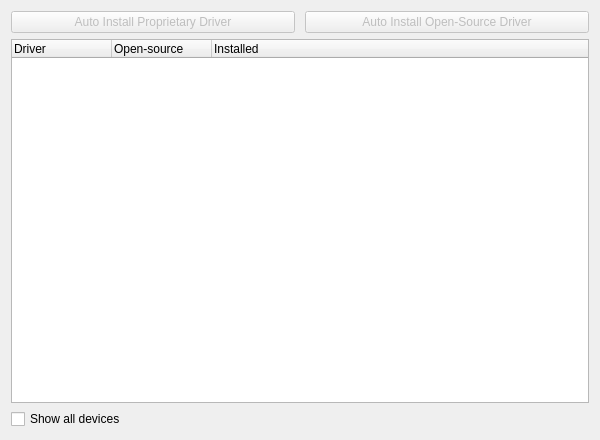
<?xml version="1.0" encoding="UTF-8"?>
<ui version="4.0">
 <class>PageMhwd</class>
 <widget class="QWidget" name="PageMhwd">
  <property name="geometry">
   <rect>
    <x>0</x>
    <y>0</y>
    <width>600</width>
    <height>440</height>
   </rect>
  </property>
  <property name="windowTitle">
   <string notr="true"/>
  </property>
  <layout class="QVBoxLayout" name="verticalLayout_3">
   <property name="leftMargin">
    <number>11</number>
   </property>
   <property name="topMargin">
    <number>11</number>
   </property>
   <property name="rightMargin">
    <number>11</number>
   </property>
   <property name="bottomMargin">
    <number>11</number>
   </property>
   <item>
    <layout class="QHBoxLayout" name="horizontalLayout" stretch="0,0">
     <property name="spacing">
      <number>10</number>
     </property>
     <item>
      <widget class="QPushButton" name="buttonInstallNonFree">
       <property name="enabled">
        <bool>false</bool>
       </property>
       <property name="text">
        <string>Auto Install Proprietary Driver</string>
       </property>
      </widget>
     </item>
     <item>
      <widget class="QPushButton" name="buttonInstallFree">
       <property name="enabled">
        <bool>false</bool>
       </property>
       <property name="text">
        <string>Auto Install Open-Source Driver</string>
       </property>
      </widget>
     </item>
    </layout>
   </item>
   <item>
    <layout class="QVBoxLayout" name="verticalLayout_2">
     <item>
      <widget class="QTreeWidget" name="treeWidget">
       <property name="styleSheet">
        <string notr="true">QPushButton color rgb(0, 0, 255)</string>
       </property>
       <property name="iconSize">
        <size>
         <width>36</width>
         <height>36</height>
        </size>
       </property>
       <property name="allColumnsShowFocus">
        <bool>true</bool>
       </property>
       <column>
        <property name="text">
         <string>Driver</string>
        </property>
       </column>
       <column>
        <property name="text">
         <string>Open-source</string>
        </property>
       </column>
       <column>
        <property name="text">
         <string>Installed</string>
        </property>
       </column>
      </widget>
     </item>
     <item>
      <widget class="QCheckBox" name="checkBoxShowAll">
       <property name="text">
        <string>Show all devices</string>
       </property>
      </widget>
     </item>
    </layout>
   </item>
  </layout>
  <action name="installAction">
   <property name="text">
    <string>Install</string>
   </property>
  </action>
  <action name="removeAction">
   <property name="text">
    <string>Remove</string>
   </property>
  </action>
  <action name="reinstallAction">
   <property name="text">
    <string>Reinstall</string>
   </property>
  </action>
 </widget>
 <resources/>
 <connections/>
</ui>
